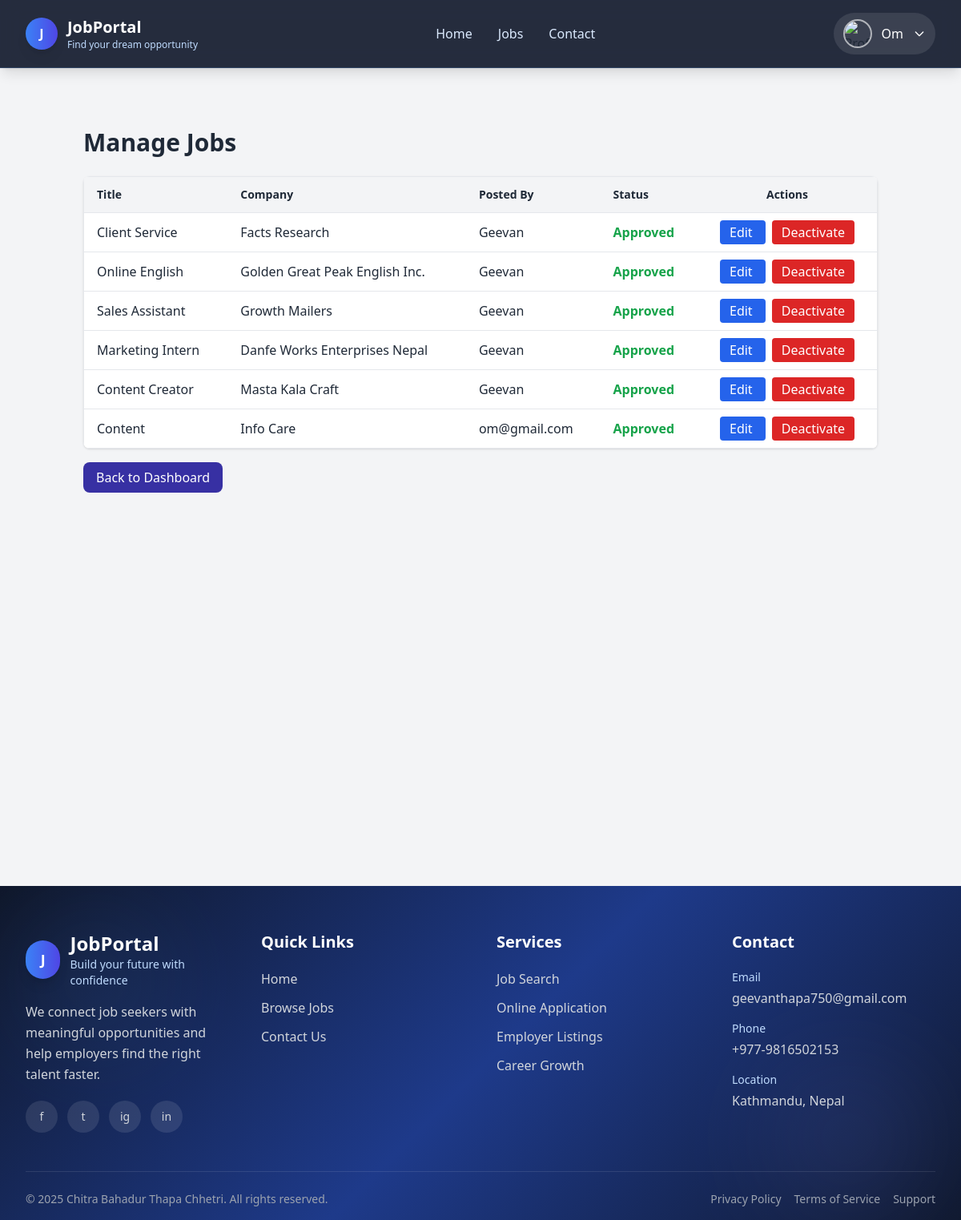
The page /dashboard/admin/jobs/ (signed in) on the database its author committed.
### jobs/models.py (models this page shows, shortened)
class Job(models.Model):
    JOB_TYPE_CHOICES = (
        ('FT', 'Full Time'),
        ('PT', 'Part Time'),
        ('IN', 'Internship'),
        ('CT', 'Contract'),
    )
    title = models.CharField(max_length=200)
    company_name = models.CharField(max_length=200)
    location = models.CharField(max_length=200)
    job_type = models.CharField(max_length=2, choices=JOB_TYPE_CHOICES)
    salary = models.CharField(max_length=100, blank=True, null=True)
    description = models.TextField()
    requirements = models.TextField()
    posted_by = models.ForeignKey(User, on_delete=models.CASCADE)
    posted_at = models.DateTimeField(auto_now_add=True)
    is_active = models.BooleanField(default=True)
    featured = models.BooleanField(default=False)

### jobs/views.py (the view)
# urls.py: path('dashboard/admin/jobs/', views.admin_jobs, name='admin_jobs'),
@staff_member_required
def admin_jobs(request):
    jobs = Job.objects.all()
    return render(request, "jobs/admin/admin_jobs.html", {"jobs": jobs})

### jobs/context_processors.py (called while the page is built)
def user_profile(request):
    if request.user.is_authenticated:
        profile, _ = Profile.objects.get_or_create(user=request.user)
        return {'profile': profile}
    return {}

### jobs/templates/jobs/admin/admin_jobs.html (shortened to what this page needs)
{% extends "jobs/base.html" %}
{% block content %}
<div class="container mx-auto px-4 py-8">
    <h1 class="text-3xl font-bold mb-6">Manage Jobs</h1>
    <div class="overflow-x-auto bg-white shadow rounded-lg">
        <table class="min-w-full border border-gray-200">
            <thead class="bg-gray-100">
                <tr>
                    <th class="px-4 py-3 text-left text-sm font-semibold">Title</th>
                    <th class="px-4 py-3 text-left text-sm font-semibold">Company</th>
                    <th class="px-4 py-3 text-left text-sm font-semibold">Posted By</th>
                    <th class="px-4 py-3 text-left text-sm font-semibold">Status</th>
                    <th class="px-4 py-3 text-center text-sm font-semibold">Actions</th>
                </tr>
            </thead>
            <tbody>
                {% for job in jobs %}
                <tr class="border-t">
                    <td class="px-4 py-3">{{ job.title }}</td>
                    <td class="px-4 py-3">{{ job.company_name }}</td>
                    <td class="px-4 py-3">{{ job.posted_by.username }}</td>
                    <td class="px-4 py-3">
                        {% if job.is_active %}
                            <span class="text-green-600 font-semibold">Approved</span>
                        {% else %}
                            <span class="text-yellow-600 font-semibold">Pending</span>
                        {% endif %}
                    </td>
                    <td class="px-4 py-3 text-center space-x-2">
                        <a href="{% url 'edit_job' job.id %}"
                           class="bg-blue-600 hover:bg-blue-700 text-white px-3 py-1 rounded">
                            Edit
                        </a>
                        {% if not job.is_active %}
                            <a href="{% url 'approve_job' job.id %}"
                               class="bg-green-600 hover:bg-green-700 text-white px-3 py-1 rounded">
                                Approve
                            </a>
                        {% else %}
                            <a href="{% url 'reject_job' job.id %}"
                               class="bg-red-600 hover:bg-red-700 text-white px-3 py-1 rounded">
                                Deactivate
                            </a>
                        {% endif %}
                    </td>
                </tr>
                {% empty %}
                <tr>
                    <td colspan="5" class="px-4 py-6 text-center text-gray-500">
                        No jobs found.
                    </td>
                </tr>
                {% endfor %}
            </tbody>
        </table>
    </div>
    <div class="mt-6">
        <a href="{% url 'admin_dashboard' %}"
           class="px-4 py-2 bg-indigo-800 text-white rounded-lg hover:bg-indigo-700">
           Back to Dashboard
        </a>
    </div>
</div>
{% endblock %}

### jobs/templates/jobs/base.html (shortened to what this page needs)
<!doctype html>
<html lang="en">
  <head>
    <script src="https://cdn.tailwindcss.com"></script>
  </head>
  <body class="bg-gray-100 text-gray-800">
    <nav
      x-data="{ isOpen: false, profileOpen: false }"
      class="fixed top-0 left-0 w-full z-50 border-b border-blue-400/20 nav-glass shadow-lg"
    >
      <div class="max-w-7xl mx-auto px-4 sm:px-6 lg:px-8">
        <div class="flex items-center justify-between py-4">
          <a href="{% url 'home' %}" class="flex items-center gap-3">
            <div class="w-10 h-10 rounded-full bg-gradient-to-r from-blue-500 to-indigo-600 flex items-center justify-center text-white font-bold shadow-lg">
              J
            </div>
            <div>
              <h1 class="text-lg sm:text-xl font-bold text-white leading-tight">JobPortal</h1>
              <p class="text-xs text-blue-200 hidden sm:block">Find your dream opportunity</p>
            </div>
          </a>
          <div class="hidden md:flex items-center space-x-8">
            <a href="{% url 'home' %}" class="text-blue-100 hover:text-white font-medium transition">Home</a>
            <a href="{% url 'job_list' %}" class="text-blue-100 hover:text-white font-medium transition">Jobs</a>
            <a href="{% url 'contact' %}" class="text-blue-100 hover:text-white font-medium transition">Contact</a>
          </div>
          <div class="flex items-center gap-3 sm:gap-4">
            {% if user.is_authenticated %}
            <div class="relative">
              <button
                @click="profileOpen = !profileOpen"
                class="flex items-center gap-2 sm:gap-3 focus:outline-none bg-white/10 hover:bg-white/20 px-2 sm:px-3 py-2 rounded-full transition"
              >
                <img
                  src="{% if profile and profile.photo %}{{ profile.photo.url }}{% else %}https://ui-avatars.com/api/?name={{ user.get_full_name|default:user.username }}{% endif %}"
                  class="w-9 h-9 rounded-full object-cover border-2 border-white/60"
                  alt="Profile"
                />
                <span class="hidden sm:inline text-white font-medium max-w-[120px] truncate">
                  {{ user.first_name|default:user.username }}
                </span>
                <svg class="w-4 h-4 text-white hidden sm:block" fill="none" stroke="currentColor" viewBox="0 0 24 24">
                  <path stroke-linecap="round" stroke-linejoin="round" stroke-width="2" d="M19 9l-7 7-7-7"></path>
                </svg>
              </button>
            </div>
            {% endif %}
          </div>
        </div>
      </div>
    </nav>
    <main class="max-w-7xl mx-auto mt-28 sm:mt-32 px-4 sm:px-6 lg:px-8 min-h-[60vh]">
      {% block content %}{% endblock %}
    </main>
    <footer class="footer-gradient text-gray-300 mt-16 relative overflow-hidden">
      <div class="absolute inset-0 opacity-10">
        <div class="absolute top-10 left-10 w-40 h-40 bg-blue-400 rounded-full blur-3xl"></div>
        <div class="absolute bottom-10 right-10 w-52 h-52 bg-indigo-400 rounded-full blur-3xl"></div>
      </div>
      <div class="relative max-w-7xl mx-auto px-4 sm:px-6 lg:px-8 py-14">
        <div class="grid grid-cols-1 sm:grid-cols-2 lg:grid-cols-4 gap-10">
          <div class="sm:col-span-2 lg:col-span-1">
            <div class="flex items-center gap-3 mb-4">
              <div class="w-12 h-12 rounded-full bg-gradient-to-r from-blue-500 to-indigo-600 flex items-center justify-center text-white font-bold text-lg shadow-lg">
                J
              </div>
              <div>
                <h2 class="text-2xl font-bold text-white">JobPortal</h2>
                <p class="text-sm text-blue-200">Build your future with confidence</p>
              </div>
            </div>
            <p class="text-gray-300 leading-relaxed mb-5">
              We connect job seekers with meaningful opportunities and help employers find the right talent faster.
            </p>
            <div class="flex items-center gap-3">
              <a href="#" class="social-icon w-10 h-10 rounded-full bg-white/10 hover:bg-blue-600 flex items-center justify-center">
                <span class="text-sm">f</span>
              </a>
              <a href="#" class="social-icon w-10 h-10 rounded-full bg-white/10 hover:bg-sky-500 flex items-center justify-center">
                <span class="text-sm">t</span>
              </a>
              <a href="#" class="social-icon w-10 h-10 rounded-full bg-white/10 hover:bg-pink-600 flex items-center justify-center">
                <span class="text-sm">ig</span>
              </a>
              <a href="#" class="social-icon w-10 h-10 rounded-full bg-white/10 hover:bg-blue-700 flex items-center justify-center">
                <span class="text-sm">in</span>
              </a>
            </div>
          </div>
          <div>
            <h3 class="text-xl font-semibold text-white mb-5">Quick Links</h3>
            <ul class="space-y-3">
              <li><a href="{% url 'home' %}" class="footer-link text-gray-300 hover:text-white inline-block">Home</a></li>
              <li><a href="{% url 'job_list' %}" class="footer-link text-gray-300 hover:text-white inline-block">Browse Jobs</a></li>
              <li><a href="{% url 'contact' %}" class="footer-link text-gray-300 hover:text-white inline-block">Contact Us</a></li>
            </ul>
          </div>
          <div>
            <h3 class="text-xl font-semibold text-white mb-5">Services</h3>
            <ul class="space-y-3">
              <li class="text-gray-300">Job Search</li>
              <li class="text-gray-300">Online Application</li>
              <li class="text-gray-300">Employer Listings</li>
              <li class="text-gray-300">Career Growth</li>
            </ul>
          </div>
          <div>
            <h3 class="text-xl font-semibold text-white mb-5">Contact</h3>
            <div class="space-y-4">
              <div>
                <p class="text-sm text-blue-200 mb-1">Email</p>
                <p class="text-gray-300 break-all">geevanthapa750@gmail.com</p>
              </div>
              <div>
                <p class="text-sm text-blue-200 mb-1">Phone</p>
                <p class="text-gray-300">+977-9816502153</p>
              </div>
              <div>
                <p class="text-sm text-blue-200 mb-1">Location</p>
                <p class="text-gray-300">Kathmandu, Nepal</p>
              </div>
            </div>
          </div>
        </div>
        <div class="border-t border-white/10 mt-12 pt-6 flex flex-col md:flex-row items-center justify-between gap-4 text-sm text-gray-400">
          <p class="text-center md:text-left">
            &copy; 2025 Chitra Bahadur Thapa Chhetri. All rights reserved.
          </p>
          <div class="flex flex-wrap justify-center gap-4">
            <a href="#" class="hover:text-white transition">Privacy Policy</a>
            <a href="#" class="hover:text-white transition">Terms of Service</a>
            <a href="#" class="hover:text-white transition">Support</a>
          </div>
        </div>
      </div>
    </footer>
  </body>
</html>

### jobs/templates/jobs/base.html (style rules this page uses)
html { scroll-behavior: smooth; }
body { min-height: 100vh; }
.footer-gradient { background: linear-gradient(135deg, #0f172a 0%, #1e3a8a 50%, #0f172a 100%); }
.nav-glass { background: rgba(15, 23, 42, 0.9); backdrop-filter: blur(14px); }
.footer-link { transition: all 0.3s ease; }
.social-icon { transition: all 0.3s ease; }

### rows shown on the page
Job: title "Client Service", company_name "Facts Research", posted_by.username "Geevan", is_active "Approved"
Job: title "Online English", company_name "Golden Great Peak English Inc.", posted_by.username "Geevan", is_active "Approved"
Job: title "Sales Assistant", company_name "Growth Mailers", posted_by.username "Geevan", is_active "Approved"
Job: title "Marketing Intern", company_name "Danfe Works Enterprises Nepal", posted_by.username "Geevan", is_active "Approved"
Job: title "Content Creator", company_name "Masta Kala Craft", posted_by.username "Geevan", is_active "Approved"
Job: title "Content", company_name "Info Care", posted_by.username "om@gmail.com", is_active "Approved"

### other values the page prints
{{ user.first_name|default:user.username }} "Om"
